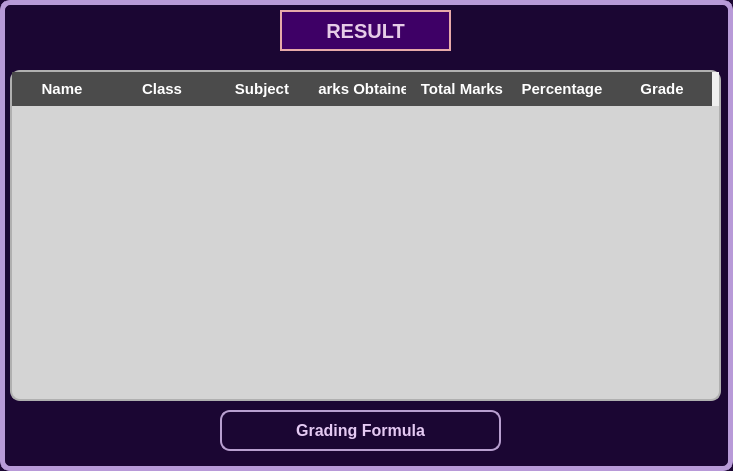
<?xml version="1.0" encoding="UTF-8"?>
<ui version="4.0">
 <class>StudentResult</class>
 <widget class="QDialog" name="StudentResult">
  <property name="geometry">
   <rect>
    <x>0</x>
    <y>0</y>
    <width>733</width>
    <height>471</height>
   </rect>
  </property>
  <property name="windowTitle">
   <string>My Results</string>
  </property>
  <property name="styleSheet">
   <string notr="true">QDialog#StudentResult {
   background-color:#1B0633;
border:5px solid #B89AD8;
        border-radius: 10%;
}</string>
  </property>
  <widget class="QLabel" name="titleLabel">
   <property name="geometry">
    <rect>
     <x>280</x>
     <y>10</y>
     <width>171</width>
     <height>41</height>
    </rect>
   </property>
   <property name="font">
    <font>
     <pointsize>-1</pointsize>
     <bold>true</bold>
    </font>
   </property>
   <property name="styleSheet">
    <string notr="true">QLabel#titleLabel {
  background-color: #3E0066;
  color: #E6CCE7;
  border: 2px solid #E7A9A9;
  font-weight: bold;
  font-size: 20px;
  text-align: center;
 
}</string>
   </property>
   <property name="text">
    <string>RESULT</string>
   </property>
   <property name="alignment">
    <set>Qt::AlignmentFlag::AlignCenter</set>
   </property>
  </widget>
  <widget class="QPushButton" name="gradingFormulaButton">
   <property name="geometry">
    <rect>
     <x>220</x>
     <y>410</y>
     <width>281</width>
     <height>41</height>
    </rect>
   </property>
   <property name="styleSheet">
    <string notr="true">QPushButton#gradingFormulaButton {
     border: 1.5px solid #B89FD0;
    border-radius: 10px;
    padding: 6px;
    font-size: 16px;
background: qlineargradient(x1:0, y1:0, x2:1, y2:1,
                            stop:0 rgb(95, 2, 95),
                            stop:1 rgb(216, 181, 221));
color:#e4c9f2;
font-weight:700;
}

/* Hover effect */
QPushButton#gradingFormulaButton:hover {
    
   background-color: #69166f;
}

</string>
   </property>
   <property name="text">
    <string>Grading Formula</string>
   </property>
  </widget>
  <widget class="QTableWidget" name="tableWidget">
   <property name="geometry">
    <rect>
     <x>10</x>
     <y>70</y>
     <width>711</width>
     <height>331</height>
    </rect>
   </property>
   <property name="styleSheet">
    <string notr="true">QTableWidget#tableWidget {
    border: 1.5px solid #b0b0b0;  /* Softer grey border */
    border-radius: 10px;
    background-color: #d4d4d4;    /* Lighter table background */
    font-family: 'Segoe UI', sans-serif;
    font-size: 11pt;
    color: #1f1f1f;
    gridline-color: #bcbcbc;      /* Mid grey grid lines */
    alternate-background-color: #e2e2e2;  /* Subtle row alternation */
    selection-background-color: #b0b0b0;  /* Visible selection */
    selection-color: #000000;
    font-weight: 500;
}

QHeaderView::section {
    background-color: #4b4b4b;    /* Darker grey header */
    color: #ffffff;               /* Light font for contrast */
    font-weight: bold;
    font-size: 11pt;
    padding: 6px;
    border: none;
    font-family: 'Segoe UI', sans-serif;
}

QTableWidget QTableCornerButton::section {
   background-color: #8a8a8a;    /* Match header color */
    border: none;
}

QTableWidget::item {
      padding: 8px 10px;
    font-size: 10pt;
    color: #1f1f1f;
    background-color: transparent;
}

QTableWidget::item:selected {
    background-color: #b0b0b0;
    color: #000000;
}
</string>
   </property>
   <column>
    <property name="text">
     <string>Name</string>
    </property>
   </column>
   <column>
    <property name="text">
     <string>Class</string>
    </property>
   </column>
   <column>
    <property name="text">
     <string>Subject</string>
    </property>
   </column>
   <column>
    <property name="text">
     <string>Marks Obtained</string>
    </property>
   </column>
   <column>
    <property name="text">
     <string>Total Marks</string>
    </property>
   </column>
   <column>
    <property name="text">
     <string>Percentage</string>
    </property>
   </column>
   <column>
    <property name="text">
     <string>Grade</string>
    </property>
   </column>
  </widget>
 </widget>
 <resources/>
 <connections/>
</ui>
